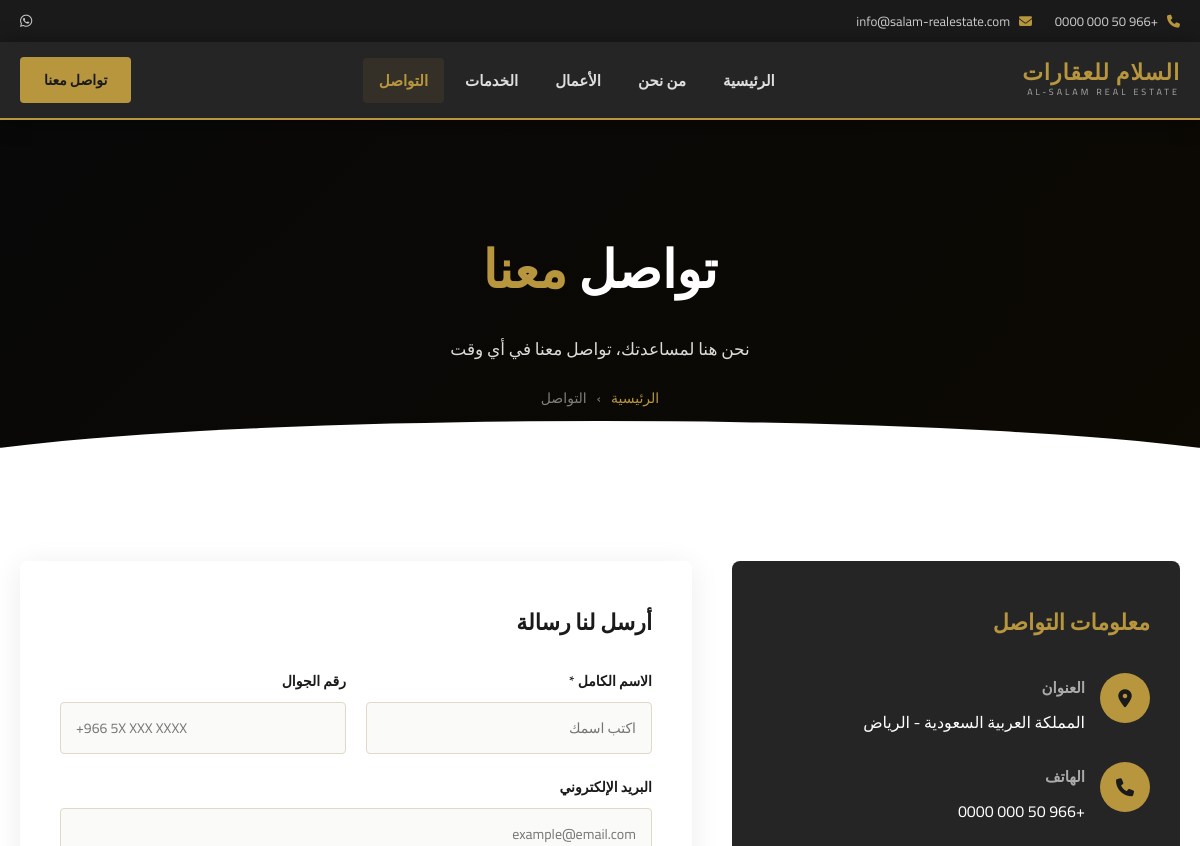
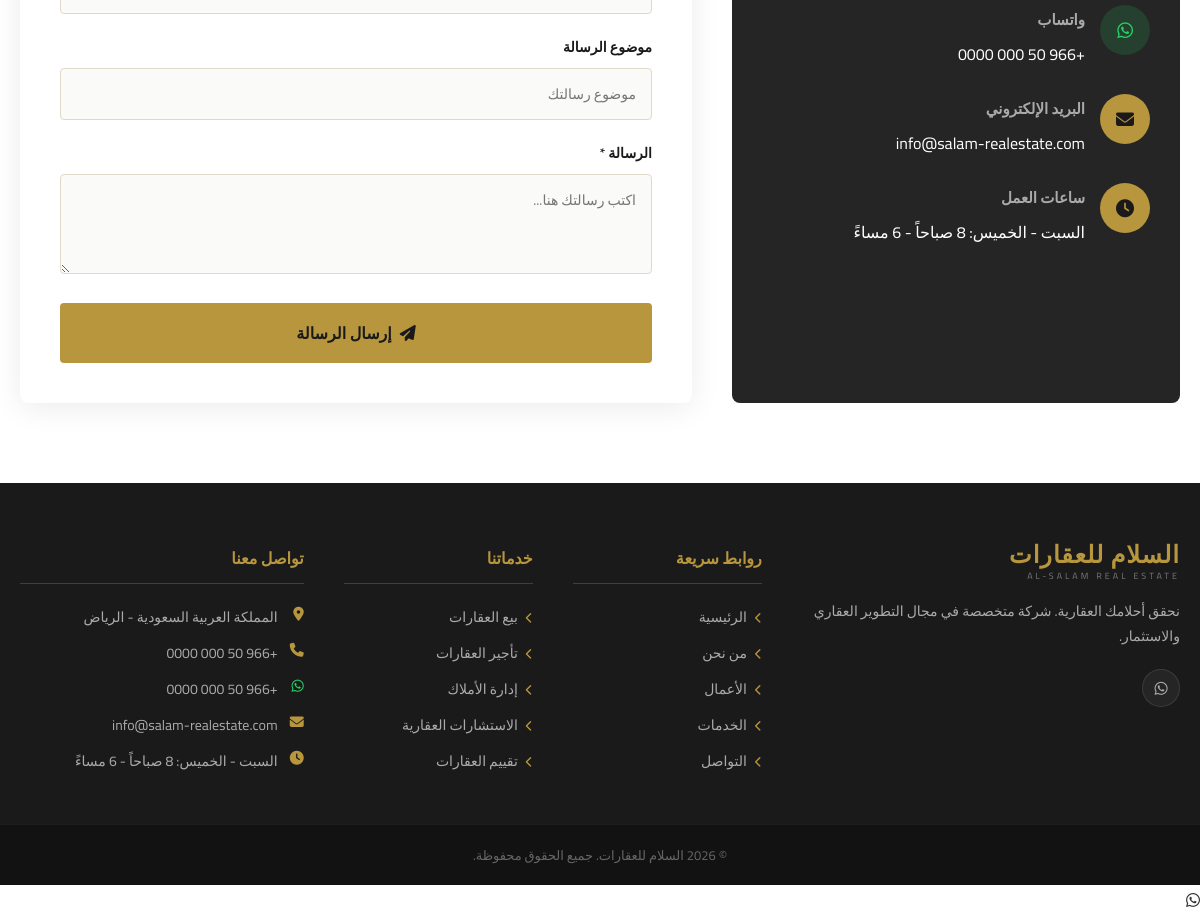
The page /contact.php on the database its author committed (2 pictures, top to bottom).
### tables this page shows
CREATE TABLE contact_info (
    id INTEGER PRIMARY KEY AUTOINCREMENT,
    address TEXT,
    phone TEXT,
    email TEXT,
    whatsapp TEXT,
    social_links TEXT,
    working_hours TEXT
);

CREATE TABLE site_settings (
    id INTEGER PRIMARY KEY AUTOINCREMENT,
    site_name TEXT DEFAULT 'السلام للعقارات',
    tagline TEXT DEFAULT 'نحقق أحلامك العقارية',
    logo_path TEXT,
    primary_color TEXT DEFAULT '#b8963e',
    meta_description TEXT,
    footer_text TEXT
, cta_title TEXT DEFAULT 'هل أنت مستعد لامتلاك عقار أحلامك؟', cta_subtitle TEXT DEFAULT 'تواصل معنا الآن واحصل على استشارة مجانية من فريق خبرائنا', cta_btn1_text TEXT DEFAULT 'تواصل معنا الآن', cta_btn1_link TEXT DEFAULT '/contact.php', cta_btn2_text TEXT DEFAULT 'استعرض المشاريع', cta_btn2_link TEXT DEFAULT '/projects.php');

CREATE TABLE services (
    id INTEGER PRIMARY KEY AUTOINCREMENT,
    name TEXT NOT NULL,
    description TEXT,
    icon TEXT DEFAULT 'fa-building',
    image_path TEXT,
    order_by INTEGER DEFAULT 0,
    active INTEGER DEFAULT 1
);

### contact.php (the view, shortened to what this page needs)
<?php
require_once __DIR__ . '/includes/db.php';
$preset_project = htmlspecialchars($_GET['project'] ?? '');
?>
<?php include __DIR__ . '/includes/header.php'; ?>
<div class="page-hero">
    <div class="container">
        <h1>تواصل <span>معنا</span></h1>
        <p>نحن هنا لمساعدتك، تواصل معنا في أي وقت</p>
        <div class="breadcrumb">
            <a href="/index.php">الرئيسية</a>
            <span>›</span>
            <span>التواصل</span>
        </div>
    </div>
</div>
<section class="contact-page">
    <div class="container">
        <div class="contact-grid">
            <div class="contact-info-box">
                <h3>معلومات التواصل</h3>
                <?php if ($show('show_address') && !empty($contact_info['address'])): ?>
                <div class="contact-item">
                    <div class="contact-item-icon"><i class="fas fa-map-marker-alt"></i></div>
                    <div class="contact-item-text">
                        <h4>العنوان</h4>
                        <p><?php echo nl2br(htmlspecialchars($contact_info['address'])); ?></p>
                    </div>
                </div>
                <?php endif; ?>
                <?php if ($show('show_phone') && !empty($contact_info['phone'])): ?>
                <div class="contact-item">
                    <div class="contact-item-icon"><i class="fas fa-phone"></i></div>
                    <div class="contact-item-text">
                        <h4>الهاتف</h4>
                        <a href="tel:<?php echo $contact_info['phone']; ?>"><?php echo htmlspecialchars($contact_info['phone']); ?></a>
                    </div>
                </div>
                <?php endif; ?>
                <?php if ($show('show_whatsapp') && !empty($contact_info['whatsapp'])): ?>
                <div class="contact-item">
                    <div class="contact-item-icon" style="background:rgba(37,211,102,.15);color:#25D366;"><i class="fab fa-whatsapp"></i></div>
                    <div class="contact-item-text">
                        <h4>واتساب</h4>
                        <a href="https://wa.me/<?php echo preg_replace('/[^0-9]/','', $contact_info['whatsapp']); ?>" target="_blank"><?php echo htmlspecialchars($contact_info['whatsapp']); ?></a>
                    </div>
                </div>
                <?php endif; ?>
                <?php if ($show('show_email') && !empty($contact_info['email'])): ?>
                <div class="contact-item">
                    <div class="contact-item-icon"><i class="fas fa-envelope"></i></div>
                    <div class="contact-item-text">
                        <h4>البريد الإلكتروني</h4>
                        <a href="mailto:<?php echo $contact_info['email']; ?>"><?php echo htmlspecialchars($contact_info['email']); ?></a>
                    </div>
                </div>
                <?php endif; ?>
                <?php if ($show('show_hours') && !empty($contact_info['working_hours'])): ?>
                <div class="contact-item">
                    <div class="contact-item-icon"><i class="fas fa-clock"></i></div>
                    <div class="contact-item-text">
                        <h4>ساعات العمل</h4>
                        <p><?php echo htmlspecialchars($contact_info['working_hours']); ?></p>
                    </div>
                </div>
                <?php endif; ?>
            </div>
            <div class="contact-form-box">
                <h3>أرسل لنا رسالة</h3>
                <form method="POST" action="" id="contactForm">
                    <div class="form-row">
                        <div class="form-group">
                            <label>الاسم الكامل *</label>
                            <input type="text" name="name" class="form-control" placeholder="اكتب اسمك" required>
                        </div>
                        <div class="form-group">
                            <label>رقم الجوال</label>
                            <input type="tel" name="phone" class="form-control" placeholder="+966 5X XXX XXXX">
                        </div>
                    </div>
                    <div class="form-group">
                        <label>البريد الإلكتروني</label>
                        <input type="email" name="email" class="form-control" placeholder="example@email.com">
                    </div>
                    <div class="form-group">
                        <label>موضوع الرسالة</label>
                        <input type="text" name="subject" class="form-control" value="<?php echo $preset_project ? 'استفسار عن مشروع: ' . $preset_project : ''; ?>" placeholder="موضوع رسالتك">
                    </div>
                    <div class="form-group">
                        <label>الرسالة *</label>
                        <textarea name="message" class="form-control" placeholder="اكتب رسالتك هنا..." required></textarea>
                    </div>
                    <button type="submit" class="btn-primary form-submit">
                        <i class="fas fa-paper-plane" style="margin-left:8px;"></i>إرسال الرسالة
                    </button>
                </form>
            </div>
        </div>
    </div>
</section>
<?php include __DIR__ . '/includes/footer.php'; ?>

### includes/header.php (shortened to what this page needs)
<?php
$settings     = $pdo->query("SELECT * FROM site_settings LIMIT 1")->fetch();
$contact_info = $pdo->query("SELECT * FROM contact_info LIMIT 1")->fetch();
$current_page = basename($_SERVER['PHP_SELF']);
$show = function($key) use ($contact_info) { return isset($contact_info[$key]) ? (bool)$contact_info[$key] : true; };
?>
<!DOCTYPE html>
<html lang="ar" dir="rtl">
<head>
    <link rel="stylesheet" href="/assets/css/style.css">
    <link rel="stylesheet" href="https://cdnjs.cloudflare.com/ajax/libs/font-awesome/6.4.0/css/all.min.css">
</head>
<body>
<div class="top-bar">
    <div class="container">
        <div class="top-bar-left">
            <?php if ($show('show_phone') && !empty($contact_info['phone'])): ?>
            <span><i class="fas fa-phone"></i> <?php echo htmlspecialchars($contact_info['phone']); ?></span>
            <?php endif; ?>
            <?php if ($show('show_email') && !empty($contact_info['email'])): ?>
            <span><i class="fas fa-envelope"></i> <?php echo htmlspecialchars($contact_info['email']); ?></span>
            <?php endif; ?>
        </div>
        <div class="top-bar-right">
            <?php if ($show('show_whatsapp') && !empty($contact_info['whatsapp'])): ?>
            <a href="https://wa.me/<?php echo preg_replace('/[^0-9]/','', $contact_info['whatsapp']); ?>" target="_blank" title="واتساب"><i class="fab fa-whatsapp"></i></a>
            <?php endif; ?>
        </div>
    </div>
</div>
<header class="main-header">
    <div class="container header-inner">
        <a href="/index.php" class="logo">
            <?php if (!empty($settings['logo_path']) && file_exists(__DIR__ . '/../' . $settings['logo_path'])): ?>
                <img src="/<?php echo htmlspecialchars($settings['logo_path']); ?>" alt="<?php echo htmlspecialchars($settings['site_name']); ?>">
            <?php else: ?>
                <div class="logo-text">
                    <span class="logo-ar"><?php echo htmlspecialchars($settings['site_name'] ?? 'السلام للعقارات'); ?></span>
                    <span class="logo-en">AL-SALAM REAL ESTATE</span>
                </div>
            <?php endif; ?>
        </a>
        <nav class="main-nav" id="mainNav">
            <ul>
                <li><a href="/index.php"    class="<?php echo $current_page=='index.php'   ?'active':''; ?>">الرئيسية</a></li>
                <li><a href="/about.php"    class="<?php echo $current_page=='about.php'   ?'active':''; ?>">من نحن</a></li>
                <li><a href="/projects.php" class="<?php echo $current_page=='projects.php'?'active':''; ?>">الأعمال</a></li>
                <li><a href="/services.php" class="<?php echo $current_page=='services.php'?'active':''; ?>">الخدمات</a></li>
                <li><a href="/contact.php"  class="<?php echo $current_page=='contact.php' ?'active':''; ?>">التواصل</a></li>
            </ul>
        </nav>
        <a href="/contact.php" class="header-cta">تواصل معنا</a>
    </div>
</header>

### includes/footer.php (shortened to what this page needs)
<?php
$footer_services = $pdo->query("SELECT name FROM services WHERE active=1 ORDER BY order_by LIMIT 5")->fetchAll();
$show = function($key) use ($contact_info) { return isset($contact_info[$key]) ? (bool)$contact_info[$key] : true; };
?>
<footer class="main-footer">
    <div class="footer-top">
        <div class="container">
            <div class="footer-grid">
                <div class="footer-col">
                    <div class="footer-logo">
                        <span class="logo-ar"><?php echo htmlspecialchars($settings['site_name'] ?? 'السلام للعقارات'); ?></span>
                        <span class="logo-en">AL-SALAM REAL ESTATE</span>
                    </div>
                    <p class="footer-about"><?php echo htmlspecialchars($settings['tagline'] ?? 'نحقق أحلامك العقارية'); ?>. شركة متخصصة في مجال التطوير العقاري والاستثمار.</p>
                    <div class="footer-social">
                        <?php if ($show('show_whatsapp') && !empty($contact_info['whatsapp'])): ?>
                        <a href="https://wa.me/<?php echo preg_replace('/[^0-9]/','', $contact_info['whatsapp']); ?>" target="_blank" title="واتساب"><i class="fab fa-whatsapp"></i></a>
                        <?php endif; ?>
                    </div>
                </div>
                <div class="footer-col">
                    <h4>روابط سريعة</h4>
                    <ul>
                        <li><a href="/index.php"><i class="fas fa-chevron-left"></i> الرئيسية</a></li>
                        <li><a href="/about.php"><i class="fas fa-chevron-left"></i> من نحن</a></li>
                        <li><a href="/projects.php"><i class="fas fa-chevron-left"></i> الأعمال</a></li>
                        <li><a href="/services.php"><i class="fas fa-chevron-left"></i> الخدمات</a></li>
                        <li><a href="/contact.php"><i class="fas fa-chevron-left"></i> التواصل</a></li>
                    </ul>
                </div>
                <div class="footer-col">
                    <h4>خدماتنا</h4>
                    <ul>
                        <?php foreach ($footer_services as $s): ?>
                        <li><a href="/services.php"><i class="fas fa-chevron-left"></i> <?php echo htmlspecialchars($s['name']); ?></a></li>
                        <?php endforeach; ?>
                    </ul>
                </div>
                <div class="footer-col">
                    <h4>تواصل معنا</h4>
                    <ul class="contact-list">
                        <?php if ($show('show_address') && !empty($contact_info['address'])): ?>
                        <li><i class="fas fa-map-marker-alt"></i> <?php echo htmlspecialchars($contact_info['address']); ?></li>
                        <?php endif; ?>
                        <?php if ($show('show_phone') && !empty($contact_info['phone'])): ?>
                        <li><i class="fas fa-phone"></i> <a href="tel:<?php echo $contact_info['phone']; ?>"><?php echo htmlspecialchars($contact_info['phone']); ?></a></li>
                        <?php endif; ?>
                        <?php if ($show('show_whatsapp') && !empty($contact_info['whatsapp'])): ?>
                        <li><i class="fab fa-whatsapp" style="color:#25D366;"></i> <a href="https://wa.me/<?php echo preg_replace('/[^0-9]/','', $contact_info['whatsapp']); ?>" target="_blank"><?php echo htmlspecialchars($contact_info['whatsapp']); ?></a></li>
                        <?php endif; ?>
                        <?php if ($show('show_email') && !empty($contact_info['email'])): ?>
                        <li><i class="fas fa-envelope"></i> <a href="mailto:<?php echo $contact_info['email']; ?>"><?php echo htmlspecialchars($contact_info['email']); ?></a></li>
                        <?php endif; ?>
                        <?php if ($show('show_hours') && !empty($contact_info['working_hours'])): ?>
                        <li><i class="fas fa-clock"></i> <?php echo htmlspecialchars($contact_info['working_hours']); ?></li>
                        <?php endif; ?>
                    </ul>
                </div>
            </div>
        </div>
    </div>
    <div class="footer-bottom">
        <div class="container">
            <p>© <?php echo date('Y'); ?> <?php echo htmlspecialchars($settings['site_name'] ?? 'السلام للعقارات'); ?>. جميع الحقوق محفوظة.</p>
        </div>
    </div>
</footer>
<?php
if ($show('show_whatsapp') && !empty($contact_info['whatsapp'])):
    $waNum = preg_replace('/[^0-9]/', '', $contact_info['whatsapp']);
?>
<a href="https://wa.me/<?php echo $waNum; ?>" target="_blank" class="whatsapp-float" title="تواصل عبر واتساب">
    <i class="fab fa-whatsapp"></i>
</a>
<?php endif; ?>
</body>
</html>

### rows shown on the page
contact_info: phone "+966 50 000 0000", email "info@salam-realestate.com", address "المملكة العربية السعودية - الرياض", whatsapp "+966 50 000 0000", working_hours "السبت - الخميس: 8 صباحاً - 6 مساءً"
site_settings: site_name "السلام للعقارات", tagline "نحقق أحلامك العقارية"
services: name "بيع العقارات"
services: name "تأجير العقارات"
services: name "إدارة الأملاك"
services: name "الاستشارات العقارية"
services: name "تقييم العقارات"
